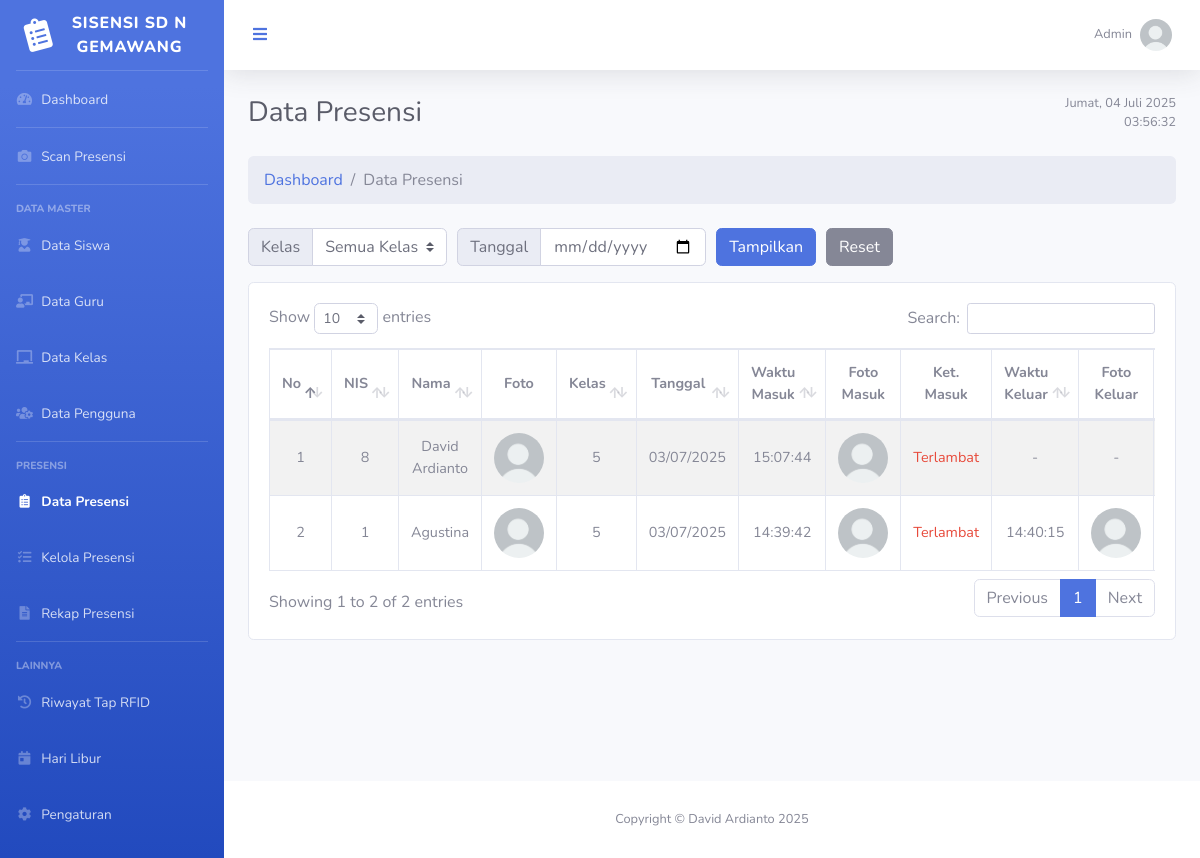
The app's page /data_presensi.php (signed in) with its own data.
### tables this page shows
CREATE TABLE `presensi` (
  `id` int NOT NULL,
  `siswa_id` int DEFAULT NULL,
  `tanggal` date DEFAULT NULL,
  `waktu_masuk` time DEFAULT NULL,
  `foto_masuk` varchar(255) DEFAULT NULL,
  `waktu_keluar` time DEFAULT NULL,
  `foto_keluar` varchar(255) DEFAULT NULL,
  `status` enum('Masuk','Hadir','Izin','Sakit','Alpa') DEFAULT NULL
);

CREATE TABLE `siswa` (
  `id` int NOT NULL,
  `nis` varchar(50) DEFAULT NULL,
  `no_rfid` varchar(50) DEFAULT NULL,
  `nama` varchar(100) DEFAULT NULL,
  `jenis_kelamin` enum('L','P') DEFAULT NULL,
  `alamat` varchar(255) DEFAULT NULL,
  `kelas_id` int DEFAULT NULL,
  `token` varchar(100) DEFAULT NULL,
  `id_chat` varchar(50) DEFAULT NULL,
  `foto_siswa` varchar(255) DEFAULT NULL,
  `dataset_wajah` varchar(255) DEFAULT NULL,
  `status` enum('Aktif','Nonaktif') DEFAULT 'Aktif'
);

CREATE TABLE `kelas` (
  `id` int NOT NULL,
  `nama_kelas` varchar(50) DEFAULT NULL,
  `guru_id` int DEFAULT NULL
);

### data_presensi.php (the view, shortened to what this page needs)
<?php
include 'header.php';
include 'sidebar.php';
include 'topbar.php';
$kelasFilter   = $_GET['kelas']   ?? '';
$tanggalFilter = $_GET['tanggal'] ?? '';
$sql = "SELECT p.id,
               s.nis,
               s.nama,
               s.foto_siswa,
               s.kelas_id,
               k.nama_kelas,
               p.tanggal,
               p.waktu_masuk,
               p.waktu_keluar,
               p.foto_masuk,
               p.foto_keluar,
               p.status
        FROM presensi p
        JOIN siswa s ON p.siswa_id = s.id
        LEFT JOIN kelas k ON s.kelas_id = k.id";
$whereClauses = [];
$whereClauses[] = "s.status = 'Aktif'";
if (count($whereClauses) > 0) {
    $sql .= " WHERE " . implode(' AND ', $whereClauses);
}
$sql .= " ORDER BY p.tanggal DESC, p.waktu_masuk DESC";
$result = $conn->query($sql);
$jam_batas = "07:00";
$queryJamMasuk = "SELECT jam_masuk FROM pengaturan WHERE id = 1";
$resultJamMasuk = $conn->query($queryJamMasuk);
if ($resultJamMasuk && $resultJamMasuk->num_rows > 0) {
    $rowJamMasuk = $resultJamMasuk->fetch_assoc();
    if (!empty($rowJamMasuk['jam_masuk'])) {
        $jam_batas = $rowJamMasuk['jam_masuk'];
    }
}
$foto_default = 'img/default_image.jpg';
?>
<div class="container-fluid">
  <div class="d-sm-flex align-items-center justify-content-between mb-4">
    <h1 class="h3 mb-0 text-gray-800">Data Presensi</h1>
    <div id="dateTimeDisplay" class="text-muted text-left text-sm-right mt-2 mt-sm-0 small"></div>
  </div>
  <div class="mb-4">
    <nav aria-label="breadcrumb">
        <ol class="breadcrumb">
        <li class="breadcrumb-item"><a href="index.php">Dashboard</a></li>
        <li class="breadcrumb-item active" aria-current="page">Data Presensi</li>
        </ol>
    </nav>
  </div>
  <form id="filterForm" method="GET" action="">
    <div class="form-row">
      <div class="col-12 col-lg-auto mb-2">
        <div class="input-group">
          <div class="input-group-prepend">
            <label class="input-group-text" for="filterKelas">Kelas</label>
          </div>
          <select class="custom-select" id="filterKelas" name="kelas">
            <option value="" <?php echo ($kelasFilter == '' ? 'selected' : ''); ?>>Semua Kelas</option>
          </select>
        </div>
      </div>
      <div class="col-12 col-lg-auto mb-2">
        <div class="input-group">
          <div class="input-group-prepend">
            <label class="input-group-text" for="filterTanggal">Tanggal</label>
          </div>
          <input type="date" id="filterTanggal" class="form-control" name="tanggal" value="<?php echo htmlspecialchars($tanggalFilter); ?>">
        </div>
      </div>
      <div class="col-12 col-lg-auto mb-2">
        <button type="submit" class="btn btn-primary btn-block">Tampilkan</button>
      </div>
      <div class="col-12 col-lg-auto mb-3">
        <a href="<?php echo strtok($_SERVER['REQUEST_URI'], '?'); ?>" class="btn btn-secondary btn-block">Reset</a>
      </div>
    </div>
  </form>
  <div class="card mb-4">
    <div class="card-body">
      <div class="table-responsive">
        <table id="dataTable" class="table table-striped table-bordered table-hover">
          <thead class="bg-white">
            <tr>
              <th>No</th>
              <th>NIS</th>
              <th>Nama</th>
              <th>Foto</th>
              <?php if ($kelasFilter == ''): ?>
                <th>Kelas</th>
              <?php endif; ?>
              <?php if (empty($tanggalFilter)): ?>
                <th>Tanggal</th>
              <?php endif; ?>
              <th>Waktu Masuk</th>
              <th>Foto Masuk</th>
              <th>Ket. Masuk</th>
              <th>Waktu Keluar</th>
              <th>Foto Keluar</th>
            </tr>
          </thead>
          <tbody>
            <?php
            $nomor = 1;
            if ($result && $result->num_rows > 0):
              while ($row = $result->fetch_assoc()):
                $display_waktu_masuk = !empty($row['waktu_masuk']) ? $row['waktu_masuk'] : "-";
                $display_waktu_keluar = !empty($row['waktu_keluar']) ? $row['waktu_keluar'] : "-";
                if (!empty($row['waktu_masuk'])) {
                    $keterangan_masuk = ($row['waktu_masuk'] <= $jam_batas) ? 'Tepat waktu' : '<span class="text-danger">Terlambat</span>';
                } else {
                    $keterangan_masuk = "-";
                }
                $foto_siswa_path = !empty($row['foto_siswa']) ? "data/foto/foto_siswa/{$row['foto_siswa']}" : '';
                if (!empty($foto_siswa_path) && file_exists($foto_siswa_path)) {
                    $foto_siswa = "<div class='img-circle-crop'><img src='{$foto_siswa_path}' alt='Foto Siswa' width='50' height='50'></div>";
                } else {
                    $foto_siswa = "<div class='img-circle-crop'><img src='{$foto_default}' alt='Foto Siswa Default' width='50' height='50'></div>";
                }
                $foto_masuk = "-";
                if (!empty($row['foto_masuk'])) {
                    $foto_masuk_path = "data/foto/foto_presensi_siswa/{$row['foto_masuk']}";
                    $foto_masuk = (file_exists($foto_masuk_path))
                                  ? "<div class='img-circle-crop'><img src='{$foto_masuk_path}' alt='Foto Masuk' width='50' height='50'></div>"
                                  : "<div class='img-circle-crop'><img src='{$foto_default}' alt='Foto Masuk Default' width='50' height='50'></div>";
                }
                $foto_keluar = "-";
                if (!empty($row['foto_keluar'])) {
                    $foto_keluar_path = "data/foto/foto_presensi_siswa/{$row['foto_keluar']}";
                    $foto_keluar = (file_exists($foto_keluar_path))
                                  ? "<div class='img-circle-crop'><img src='{$foto_keluar_path}' alt='Foto Keluar' width='50' height='50'></div>"
                                  : "<div class='img-circle-crop'><img src='{$foto_default}' alt='Foto Keluar Default' width='50' height='50'></div>";
                }
            ?>
              <tr>
                <td><?php echo $nomor++; ?></td>
                <td><?php echo $row['nis']; ?></td>
                <td><?php echo $row['nama']; ?></td>
                <td><?php echo $foto_siswa; ?></td>
                <?php if ($kelasFilter == ''): ?>
                  <td><?php echo $row['nama_kelas']; ?></td>
                <?php endif; ?>
                <?php if (empty($tanggalFilter)): ?>
                  <td><?php echo date("d/m/Y", strtotime($row['tanggal'])); ?></td>
                <?php endif; ?>
                <td><?php echo $display_waktu_masuk; ?></td>
                <td><?php echo $foto_masuk; ?></td>
                <td><?php echo $keterangan_masuk; ?></td>
                <td><?php echo $display_waktu_keluar; ?></td>
                <td><?php echo $foto_keluar; ?></td>
              </tr>
            <?php
              endwhile;
            endif;
            ?>
          </tbody>
        </table>
      </div>
    </div>
  </div>
</div>
</div>
<?php
include 'footer.php';
?>

### header.php (shortened to what this page needs)
<!DOCTYPE html>
<html lang="id">
<head>
  <link href="vendor/fontawesome-free/css/all.min.css" rel="stylesheet" type="text/css">
  <link href="https://cdn.jsdelivr.net/npm/bootstrap-icons@1.10.5/font/bootstrap-icons.css" rel="stylesheet">
  <link href="css/sb-admin-2.min.css" rel="stylesheet">
  <link href="css/style.css" rel="stylesheet">
  <link href="vendor/datatables/dataTables.bootstrap4.min.css" rel="stylesheet">
  <link rel="stylesheet" href="https://cdn.jsdelivr.net/npm/fullcalendar@5.11.0/main.min.css">
</head>
<body id="page-top">
  <div id="wrapper">

### sidebar.php (shortened to what this page needs)
<?php
$currentPage = basename($_SERVER['PHP_SELF'], ".php");
$userLevel   = strtolower($_SESSION['session_level'] ?? '');
?>
<ul class="navbar-nav bg-gradient-primary sidebar sidebar-dark accordion" id="accordionSidebar">
  <a class="sidebar-brand d-flex align-items-center justify-content-center" href="index.php">
    <div class="sidebar-brand-icon rotate-n-15 brand-icon">
      <i class="fas fa-clipboard-list"></i>
    </div>
    <div class="sidebar-brand-text mx-3">SISENSI SD N GEMAWANG</div>
  </a>
  <hr class="sidebar-divider my-0">
  <li class="nav-item <?= ($currentPage == 'index') ? 'active' : '' ?>">
    <a class="nav-link" href="index.php">
      <i class="fas fa-fw fa-tachometer-alt"></i>
      <span>Dashboard</span>
    </a>
  </li>
  <?php if ($userLevel === 'admin'): ?>
    <hr class="sidebar-divider my-0">
    <li class="nav-item <?= ($currentPage == 'scan') ? 'active' : '' ?>">
      <a class="nav-link" href="scan.php">
        <i class="fas fa-fw fa-camera"></i>
        <span>Scan Presensi</span>
      </a>
    </li>
    <hr class="sidebar-divider">
    <div class="sidebar-heading">Data Master</div>
    <li class="nav-item <?= ($currentPage == 'siswa') ? 'active' : '' ?>">
      <a class="nav-link" href="siswa.php">
        <i class="fas fa-fw fa-user-graduate"></i>
        <span>Data Siswa</span>
      </a>
    </li>
    <li class="nav-item <?= ($currentPage == 'guru') ? 'active' : '' ?>">
      <a class="nav-link" href="guru.php">
        <i class="fas fa-fw fa-chalkboard-teacher"></i>
        <span>Data Guru</span>
      </a>
    </li>
    <li class="nav-item <?= ($currentPage == 'kelas') ? 'active' : '' ?>">
      <a class="nav-link" href="kelas.php">
        <i class="fas fa-fw fa-chalkboard"></i>
        <span>Data Kelas</span>
      </a>
    </li>
    <li class="nav-item <?= ($currentPage == 'pengguna') ? 'active' : '' ?>">
      <a class="nav-link" href="pengguna.php">
        <i class="fas fa-fw fa-users-cog"></i>
        <span>Data Pengguna</span>
      </a>
    </li>
  <?php endif; ?>
  <hr class="sidebar-divider">
  <div class="sidebar-heading">Presensi</div>
  <li class="nav-item <?= ($currentPage == 'data_presensi') ? 'active' : '' ?>">
    <a class="nav-link" href="data_presensi.php">
      <i class="fas fa-fw fa-clipboard-list"></i>
      <span>Data Presensi</span>
    </a>
  </li>
  <li class="nav-item <?= ($currentPage == 'kelola_presensi') ? 'active' : '' ?>">
    <a class="nav-link" href="kelola_presensi.php">
      <i class="fas fa-fw fa-tasks"></i>
      <span>Kelola Presensi</span>
    </a>
  </li>
  <li class="nav-item <?= ($currentPage == 'rekap_presensi') ? 'active' : '' ?>">
    <a class="nav-link" href="rekap_presensi.php">
      <i class="fas fa-fw fa-file-alt"></i>
      <span>Rekap Presensi</span>
    </a>
  </li>
  <?php if ($userLevel === 'admin'): ?>
    <hr class="sidebar-divider">
    <div class="sidebar-heading">Lainnya</div>
    <li class="nav-item <?= ($currentPage == 'riwayat') ? 'active' : '' ?>">
      <a class="nav-link" href="riwayat.php">
        <i class="fas fa-fw fa-history"></i>
        <span>Riwayat Tap RFID</span>
      </a>
    </li>
    <li class="nav-item <?= ($currentPage == 'hari_libur') ? 'active' : '' ?>">
      <a class="nav-link" href="hari_libur.php">
        <i class="fas fa-fw fa-calendar-day"></i>
        <span>Hari Libur</span>
      </a>
    </li>
    <li class="nav-item <?= ($currentPage == 'pengaturan') ? 'active' : '' ?>">
      <a class="nav-link" href="pengaturan.php">
        <i class="fas fa-fw fa-cog"></i>
        <span>Pengaturan</span>
      </a>
    </li>
  <?php endif; ?>
</ul>

### topbar.php (shortened to what this page needs)
<?php
require 'koneksi.php';
$user_id   = $_SESSION['session_id'];
$nama_user = $_SESSION['session_nama'];
$stmt = $conn->prepare("SELECT foto_profil FROM pengguna WHERE id = ?");
$stmt->bind_param("i", $user_id);
$stmt->execute();
$stmt->bind_result($foto_profil);
if (!empty($foto_profil) && file_exists("data/foto/foto_profil_pengguna/" . $foto_profil)) {
    $foto_profil_path = "data/foto/foto_profil_pengguna/" . $foto_profil;
} else {
    $foto_profil_path = "img/default_image.jpg";
}
?>
<div id="content-wrapper" class="d-flex flex-column">
    <div id="content">
        <nav class="navbar navbar-expand navbar-light bg-white topbar mb-4 static-top shadow">
            <button id="sidebarToggleTop" class="btn btn-link rounded-circle mr-3">
                <i class="fa fa-bars"></i>
            </button>
            <ul class="navbar-nav ml-auto">
                <li class="nav-item dropdown no-arrow">
                    <a class="nav-link dropdown-toggle" href="#" id="userDropdown" role="button"
                       data-toggle="dropdown" aria-haspopup="true" aria-expanded="false">
                        <span class="mr-2 d-none d-lg-inline text-gray-600 small"><?= htmlspecialchars($nama_user); ?></span>
                        <img class="img-profile rounded-circle" src="<?= htmlspecialchars($foto_profil_path); ?>" alt="Foto Profil">
                    </a>
                </li>
            </ul>
        </nav>

### footer.php (shortened to what this page needs)
<footer class="sticky-footer bg-white">
  <div class="container my-auto">
    <div class="copyright text-center my-auto">
      <span>Copyright &copy; David Ardianto 2025</span>
    </div>
  </div>
</footer>
</div>
</div>
</body>
</html>

### css/style.css (style rules this page uses)
body:not(.sidebar-toggled) .brand-icon { margin-left: 10px; }
.img-circle-crop { width: 50px; height: 50px; border-radius: 50%; overflow: hidden; margin: 0 auto; }
.img-circle-crop img { width: 100%; height: 100%; object-fit: cover; }
.table th, .table td { font-size: 0.9rem; text-align: center !important; vertical-align: middle !important; }
table:not(.no-hover) img { transition: transform 0.3s ease, box-shadow 0.3s ease; }
table:not(.no-hover) td { position: relative; }
.img-profile { object-fit: cover; }

### records on screen
presensi: siswa.nis "8", siswa.nama "David Ardianto", kelas.nama_kelas "5", tanggal "03/07/2025", waktu_masuk "15:07:44", shows "Terlambat", waktu_keluar "-", foto_keluar "-"
presensi: siswa.nis "1", siswa.nama "Agustina", kelas.nama_kelas "5", tanggal "03/07/2025", waktu_masuk "14:39:42", shows "Terlambat", waktu_keluar "14:40:15"

### other values on screen
$nama_user "Admin"
